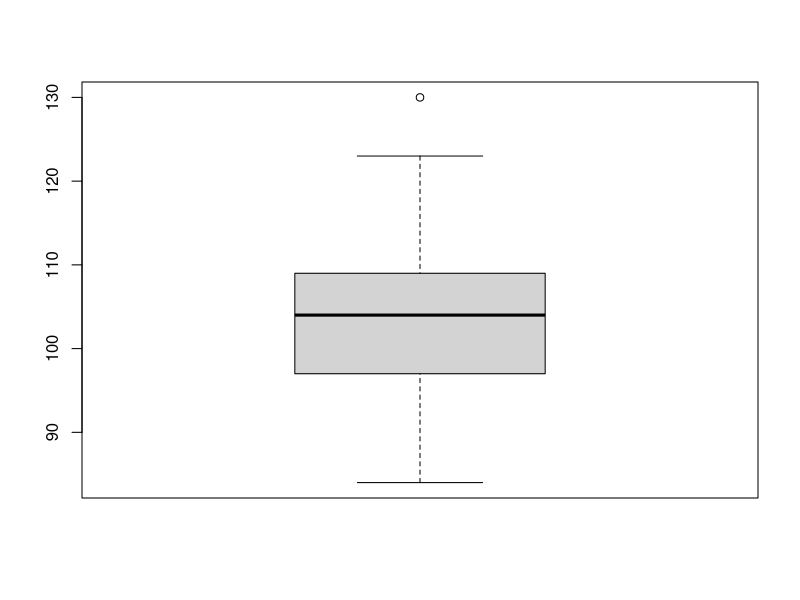
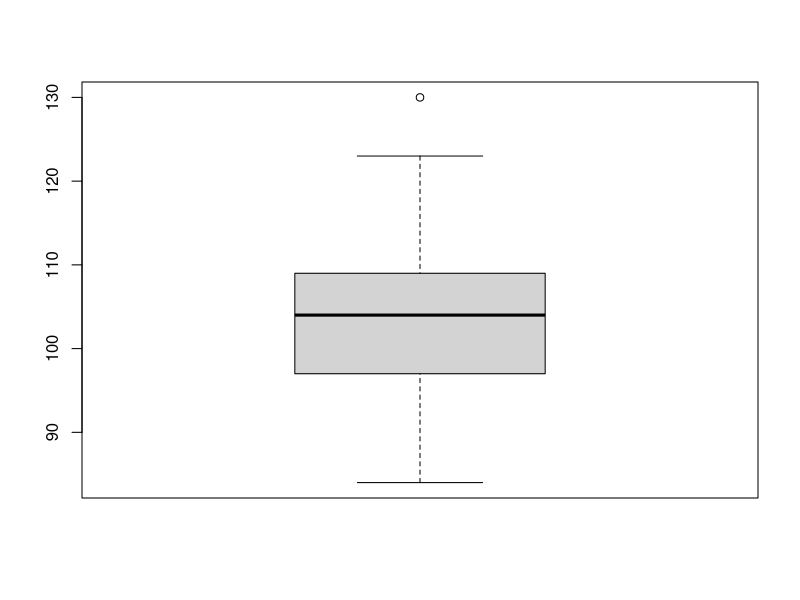
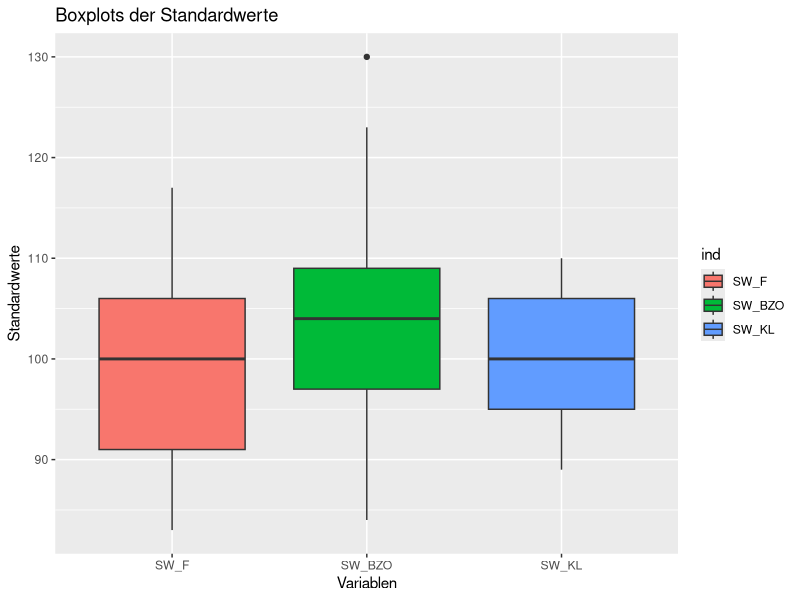

The R source for these figures, in order: (Note: this script raises an error after producing the figures.)
###############################################################################
#
# 04_Zusatzstutorat
# Zusammenfassung
#
# Albert-Ludwigs-Universität Freiburg
# Institut für Erziehungswissenschaft
# SS 2014
# Studienfach: Bildungswissenschaft und Bildungsmanagement (B.A.)
# Seminar: Statistik I
# 23.06.2014
#
###############################################################################


# *************************** D2-R ********************************************
# "Der Test dient der Messung der Konzentration bei Aufgaben, die 
# Aufmerksamkeit verlangen (konzentrierte Aufmerksamkeit). Er erfasst die
# Konzentrationsfähigkeit der Testperson sowie die Schnelligkeit und 
# Genauigkeit bei der Unterscheidung ähnlicher visueller Reize 
# (Detail-Diskrimination)." (http://www.testzentrale.de/programm/test-d2-
# revision.html)
#
# Variablen
# geschlecht = 1: weiblich, 0: männlich
# sehilfe = 0: nein, 1: ja, aber nicht verwendet, 2: ja, verwendet
# haendigkeit = 0: linkshändig, 1: rechtshändig
# F = Sorgfalt bei der Testbearbeitung (Fehleranteil; bezogen auf BZO)
#      ((AF + VF) / BZO) * 100
# BZO = Tempo bei Testbearbeitung (Anzahl bearbeiteter Zielobjekte)
# AF = Auslassungsfehler (Anzahl ausgelassener Zielobjekte)
# VF = Verwechslungsfehler (Anzahl markierter Distraktoren)
# KL = Konzentrationsleistung (Entdeckte Zielobjekte minus VF)
# SW_F = Standardwert Fehlerprozent | 70 bis 130
# SW_BZO = Standardwert Bearbeitete Zielobjekte (BZO) | 70 bis 130
# SW_KL = Standardwert Konzentrationsleistung (KL) | 70 bis 130


# *********************** Datensatz laden *************************************
# TODO: Bestimmen Sie das Arbeitsverzeichnis und fügen Sie dieses unter 
# diese Zeile des Skripts ein. 
#setwd("C:/Users/Christian/Dropbox/Christian_HiWi/_Statistik I_Tutorat/04_Zusatstutorat_Zusammenfassung")
setwd("~/Dropbox/Christian_HiWi/_Statistik I_Tutorat/04_Zusatstutorat_Zusammenfassung")

# TODO: Laden Sie den Datensatz 'd2_R.csv' mit der Funktion 'read.csv'. Die Werte der
# Datei sind durch ein Komma getrennt. 
d2.R <- read.csv("d2_R.csv", header = T, sep = ",")

# TODO: Wie viele Spalten enthält der Datensatz?
ncol(d2.R)

# TODO: Wie viele Reihen enthält der Datensatz?
nrow(d2.R)

# TODO: Laden Sie das Packet 'psych' in R, wenn Sie es bereits installiert haben
# Sollten Sie das Packet noch nicht installiert haben, installieren Sie das 
# Packet mit 'install.packages("psych")
# library(PACKETNAME)
library(psych)

# TODO: Benutzen Sie die describe()-Funktion, um die deskriptive Statistik
# des Datensatzes zu betrachten
describe(d2.R)


# ********************** Nominalskalierte Variablen kennenlernen **************
table(d2.R$geschlecht)  # Anzahl der Frauen und Männer
table(d2.R$sehilfe)  # Anteile der Menschen mit oder ohne Sehilfe

# TODO: Wie viele Frauen sind im Datensatz?
# 15

# TODO: Wie viele Probanden trugen eine Sehilfe bei dem Test?
# 8


# ********************* Gruppenunterschiede herausfinden **********************
tapply(d2.R$SW_KL, d2.R$sehilfe, mean)
# d2.R$SW_KL: Metrisch skalierte Variable, die für die Gruppen bestimmt wird
# d2.R$sehilfe: Nominalskalierte Variable, aus denen die Gruppen gebildet werden
# mean: Die Funktion, die auf die Gruppen angewendet wird: Mittelwert

# TODO: Welche Gruppe schneidet in der Konzentrationsleistung der Standardwerte
# (SW_KL) am schlechtesten ab? Nennen Sie die Art der Sehilfe und nicht die Zahl. 
# ANTWORT: Jene Gruppe mit Sehilfe, die die Sehilfe jedoch nicht verwendete.


# TODO: Verwenden Sie die tapply()-Funktion, um herauszufinden, ob die Jungen
# oder Mädchen im Schnitt mehr Zielobjekte bearbeitet haben (BZO)
tapply(d2.R$BZO, d2.R$geschlecht, mean)


# *************** Bestimmung von Ausreissern und Extremwerten *****************
# TODO: Erstellen Sie einen Boxplot der Variable SW_BZO
boxplot(d2.R$SW_BZO)

# TODO: Berechnen Sie den Interquartilabstand der Variable SW_BZO
# Speichern Sie diesen Wert in der Variable iqr.
# TIPP: IQR() oder quantile(VARIABLE, c(.25, .75))
iqr <- IQR(d2.R$SW_BZO)

# TODO: Speichern Sie das erste und dritte Quartil in den Variablen q1 und q3
# TIPP: quantile(VARIABLE, c(.25, .75), names = F)[1]: Erstes Quartil
# TIPP: quantile(VARiable, c(.25, .75), names = F)[2]: Drittes Quartil
q1 <- quantile(d2.R$SW_BZO, c(.25, .75), names = F)[1]
q3 <- quantile(d2.R$SW_BZO, c(.25, .75), names = F)[2]

# TODO: Berechnen Sie den 1.5 fachen Interquartilabstand der Variable SW_BZO
# Speichern Sie diesen Wert in der Variable iqr.bzo.15
iqr.bzo.15 <- 1.5 * iqr

# TODO: Berechnen Sie aus der Variable iqr.bzo.15 den oberen und unteren 
# Whisker des Boxplots. Speichern Sie die Werte in den Variablen
# out.q3 und out.q1.
out.q3 <- q3 + iqr.bzo.15
out.q1 <- q1 - iqr.bzo.15

# TODO: Finden Sie die Ausreisser der Variable SW_BZO
# TIPP: d2.R[d2.R$SW_BZO > ZAHL | d2.R$SW_BZO < ZAHL, ]
# TIPP: | bedeutet ODER in R
d2.R[d2.R$SW_BZO > out.q3 | d2.R$SW_BZO < out.q1, ]

# Führen Sie folgende Funktion aus:
box.sw_bzo <- boxplot(d2.R$SW_BZO, range = 1.5)
box.sw_bzo$out

# TODO: Schauen Sie, ob Sie die gleichen Ausreisser wie in der Funktion 
# box.sw_bzo$out gefunden haben?

# Führen Sie folgende Funktion (ausEx) in R aus:
# TIPP: Alle Zeilen markieren und Strg + Enter drücken
ausEx <- function(vector, range) {
  # Gibt Extremwert oder Ausreißer abhängig von range zurueck
  iqr <- IQR(vector)  # Interquartilabstand der Variable
  quants <- quantile(vector, c(0.25, 0.75), names = F)  # 1. Quartil, Median und 2. Quartil
  q1 <- quants[1]  # 1. Quartil
  q2 <- quants[2]  # 2. Quartil
  lower.boundary <- q1 - range * iqr  # Untere Grenze
  upper.boundary <- q2 + range * iqr  # Obere Grenze
  cat("Obere Grenze:", upper.boundary, "\nUntere Grenze:", lower.boundary, 
      "\n", sep = " ")
  werte <- vector[vector < lower.boundary | vector > upper.boundary]
  return(sort(werte))
}

# Die Funktion ausEx berechnet Ihnen Ausreisser oder Extremwerte
ausEx(d2.R$SW_BZO, 1.5)
# 1. Argument: Die Variable, welche Sie untersuchen möchten
# 2. Argument: 1.5 = Ausreisser, 3 = Extremwert


# *************** Bestimmung der Schiefe von Variablen ************************

# TODO: Laden Sie das Packet ggplot2
library(ggplot2)

# Führen Sie folgende Funktionen aus:
d2.R.small <- d2.R[, c("SW_F", "SW_BZO", "SW_KL")]  # Der Dataframe wird
# auf nach den letzten drei Spalten gefiltert
d2.R.small.stacked <- stack(d2.R.small)  # Die Werte werden aufeinander 
# geschichtet -> Für die Funktion ggplot
box.sw <- ggplot(d2.R.small.stacked, aes(x = ind, y = values))
box.sw + geom_boxplot(aes(fill = ind)) + labs(title = "Boxplots der Standardwerte", x = "Variablen", y = "Standardwerte")


# TODO: Beschreiben Sie anhand der Boxplots die Schiefe der drei Verteilungen
# SW_BZO: linksschief
# SW_F: linksschief
# SW_KL: rechtsschief

# Führen Sie folgende Funktion (lageregel) in R aus:
# TIPP: Alle Zeilen markieren und Strg + Enter drücken
lageregel <- function(x) {
  ##############################
  #
  # Gibt Mittelwert, Median
  # und Modus der Variablen
  # zurück
  # Bestimmt hieraus die Schiefe
  # der Verteilung
  #
  ##############################
  
  if (length(x) > 0) {
    m <- mean(x, na.rm = T)
    med <- median(x, na.rm = T)
    mode <- as.integer(names(sort(table(x), decreasing = T))[1])
    
    cat(paste("Mittelwert = ", round(m, 2), "\n", sep = ""))
    cat(paste("Median = ", round(med, 2), "\n", sep = ""))
    cat(paste("Modus = ", round(mode, 2), "\n", sep = ""))
    
    if (m > med) {
      if (med > mode) {
        cat("-> rechtsschief\n")
      }
    } else if (m < med) {
      if (med < mode) {
        cat("-> linksschief\n")
      }
    }
  } else {
    cat("Variable hat keine Werte\n")
  }
}

# Führen Sie nun folgende Zeilen aus
lageregel(d2.R$SW_BZO)
lageregel(d2.R$SW_F)
lageregel(d2.R$SW_KL)

skew(d2.R$SW_BZO)
skew(d2.R$SW_F)
skew(d2.R$SW_KL)

# TODO: Vergleichen Sie die Ergebnisse der Schiefe der drei 
# Verteilungen anhand der Boxplots, der Lageregel und
# des Schiefekoeffizienten. 
# Tragen Sie Ergebnisse (linksschief oder rechtsschief)
# in die untenstehende Tabelle ein.
# Wie würden Sie die Schiefe der drei Verteilungen anhand 
# der drei verschiedenen Kriterien beschreiben?
# 
#           |  Boxplot         | Lageregel     | Schiefekoeffizient
-------------------------------------------------------------
# SW_BZO    |  linksschief    |     -          |  rechtsschief                     
-------------------------------------------------------------
# SW_F      |  linksschief    |  linksschief   |  rechtsschief   
-------------------------------------------------------------
# SW_KL     |  rechtsschief   |  rechtsschief  |  linksschief          
-------------------------------------------------------------
  
# SW_BZO -> Art der Schiefe: rechtsschief -> Tendenz rechtschief
# SW_F -> Art der Schiefe: linksschief -> Schiefekoeffizient verschwindend gering
# SW_KL -> Art der Schiefe: rechtsschief -> Schiefekoeffizient verschiedend gering
  

# *************** Z-Standardsierung ************************

# TODO: Führen Sie für die Variable d2.R$SW_KL eine 
# Z-Standardisierung durch und speichern Sie diese in der 
# Variable alter_z
SW_KL_z <- scale(d2.R$SW_KL)

# TODO: Fügen Sie Variable alter_z dem Dataframe d2.R hinzu
d2.R$SW_KL_z <- SW_KL_z

# Sanity check, ob die Variable wirklich angefügt wurde
names(d2.R) 

# Nehmen Sie an, dass die Standardwerte der Konzentrations-
# leistung normalverteilt sind. 

# Die pnorm()-Funktion
pnorm(0)  # Die Fläche einer Standardnormalverteilung links von
# einem Z-Wert -> hier 50%
pnorm(1)  # Hier -> 84.13 %

# TODO: Finden Sie den Z-Wert der Variable SW_KL_z bei der Person
# mit der ID HO21
# TIPP: d2.R[d2.R$VARIABLENNAMEN == "ID DER PERSON", c("VAR1", c("VAR2"))]
d2.R[d2.R$ID == "HO21", c("ID", "SW_KL_z")]


# TODO: Bestimmen Sie anhand der pnorm()-Funktion, wie viel Prozent
# der Normstichprobe schlechter sind als diese Person mit der ID HO21
pnorm(.85)
